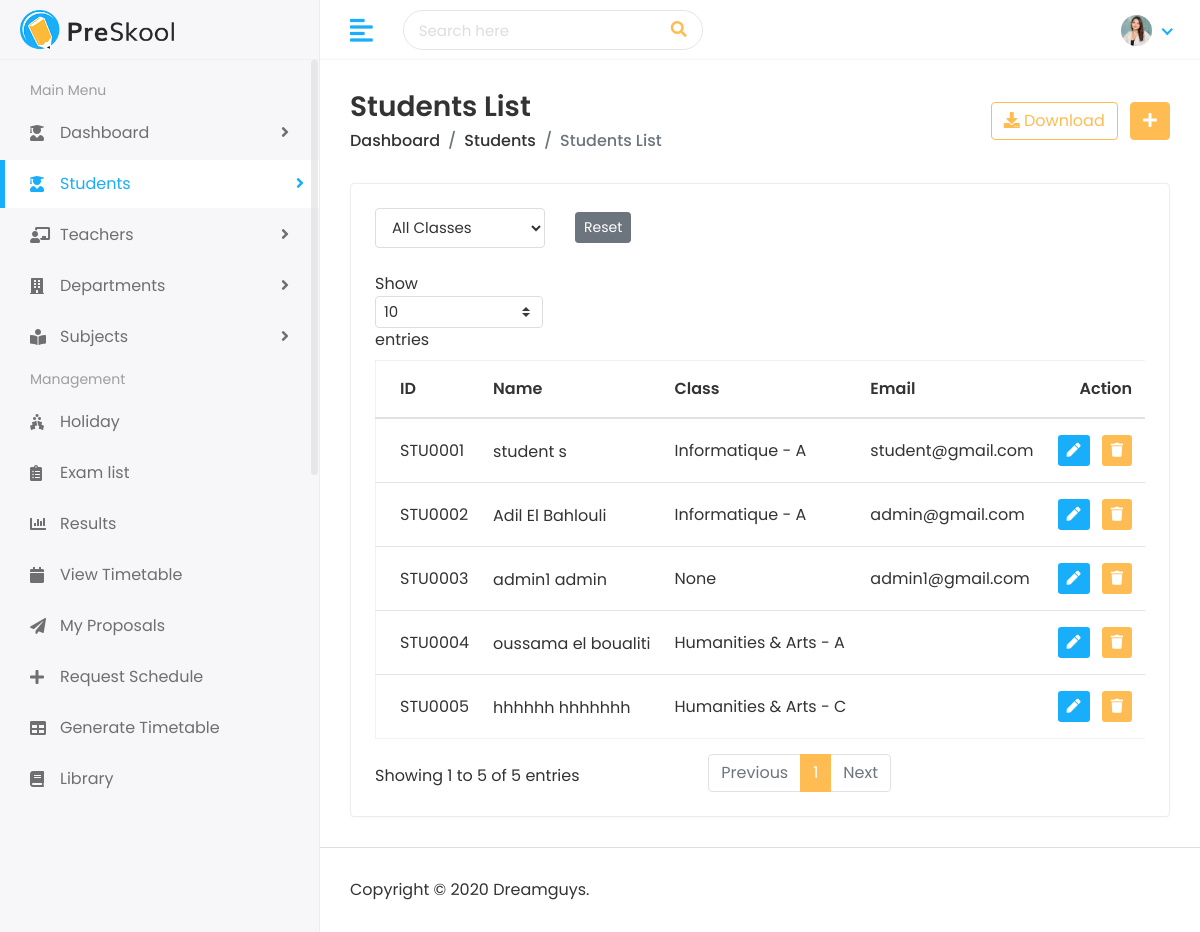
Page /student/ (signed in) on the earlier database version.
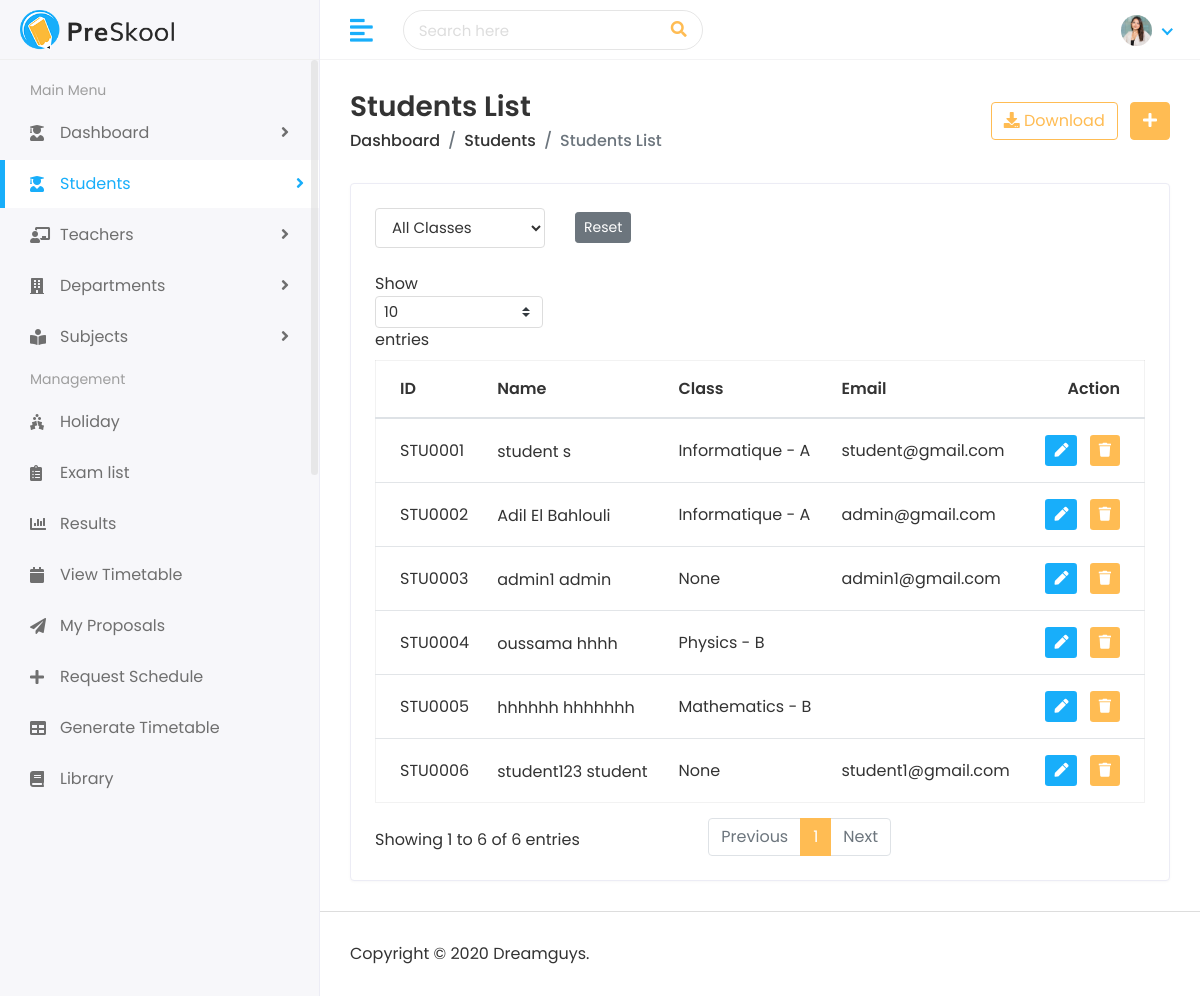
Same page on the later database version.
### student/models.py (models this page shows, shortened)
class Student(models.Model):
    parent = models.ForeignKey(Parent, on_delete=models.CASCADE, null=True, blank=True)
    user = models.OneToOneField(settings.AUTH_USER_MODEL, on_delete=models.SET_NULL, null=True, blank=True)
    first_name = models.CharField(max_length=100)
    last_name = models.CharField(max_length=100)
    student_id = models.CharField(max_length=200, blank=True)
    student_class = models.ForeignKey('academic.Class', null=True, on_delete=models.CASCADE)
    gender = models.CharField(
        max_length=10,
        choices=[('Male', 'Male'), ('Female', 'Female')]
    )
    date_of_birth = models.DateField(null=True, blank=True)
    joining_date = models.DateField(null=True, blank=True)
    mobile_number = models.CharField(max_length=15, null=True, blank=True)
    admission_number = models.CharField(max_length=20, null=True, blank=True)
    section = models.CharField(max_length=10, null=True, blank=True)
    student_image = models.ImageField(upload_to='students/', null=True, blank=True)
    @property
    def get_full_name(self):
        full_name = f"{self.first_name} {self.last_name}".strip()
        if not full_name and self.user:
            full_name = f"{self.user.first_name} {self.user.last_name}".strip()
        return full_name if full_name else f"Student ({self.student_id})"

### home_auth/models.py (models this page shows, shortened)
class CustomUser(AbstractUser):
    username = models.CharField(max_length=100, unique=True)
    email = models.EmailField(max_length=255, unique=True, db_index=True)
    is_authorized = models.BooleanField(default=False)
    login_token = models.CharField(max_length=6, blank=True, null=True)
    first_name = models.CharField(max_length=30, blank=True)
    last_name = models.CharField(max_length=30, blank=True)
    date_joined = models.DateTimeField(auto_now_add=True)
    is_student = models.BooleanField(default=False)
    is_admin = models.BooleanField(default=False)
    is_teacher = models.BooleanField(default=False)
    groups = models.ManyToManyField(
        'auth.Group',
        related_name=None,
        blank=True
    )
    user_permissions = models.ManyToManyField(
        'auth.Permission',
        related_name=None,
        blank=True
    )

### academic/models.py (models this page shows, shortened)
class Class(models.Model):
    name = models.CharField(max_length=50)
    department = models.ForeignKey(Department, on_delete=models.CASCADE)
    section = models.CharField(max_length=10)
    def __str__(self):
        return f"{self.department.name} - {self.name}"

class Department(models.Model):
    name = models.CharField(max_length=100)
    head_of_dept = models.ForeignKey(
        Teacher,
        on_delete=models.SET_NULL,
        null=True,
        related_name="managed_department"
    )

### student/views.py (the view)
# urls.py: path('', views.student_list, name='student_list'),
@login_required
def student_list(request):
    class_filter = request.GET.get('student_class', '')
    students = Student.objects.all().select_related('student_class', 'user')
    if class_filter:
        students = students.filter(student_class_id=class_filter)
    classes = Class.objects.all()
    return render(request, 'students/students.html', {
        'students': students,
        'classes': classes,
        'class_filter': class_filter
    })

### templates/students/students.html (shortened to what the changed rows need)
{% extends 'Home/base.html' %}
{% load static %}
{% block body %}
         <div class="page-wrapper">
            <div class="content container-fluid">
               <div class="row">
                  <div class="col-sm-12">
                     <div class="card card-table">
                        <div class="card-body">
                           <div class="filter-form mb-4">
                              <form method="GET" action="{% url 'student_list' %}" class="row align-items-center">
                              </form>
                           </div>
                           <div class="table-responsive">
                              <table class="table table-hover table-center mb-0 datatable">
                                 <thead>
                                    <tr>
                                       <th>ID</th>
                                       <th>Name</th>
                                       <th>Class</th>
                                       <th>Email</th>
                                       {% if user.is_authenticated and user.is_admin or user.is_authenticated and user.is_teacher %}
                                       <th class="text-right">Action</th>
                                       {% endif %}
                                    </tr>
                                 </thead>
                                 <tbody>
                                    {% for student in students %}
                                    <tr>
                                       <td>{{ student.student_id}}</td>
                                       <td>
                                          <h2 class="table-avatar">
                                             <a href="{% url 'view_student' student.student_id %}">{{ student.get_full_name }}</a>
                                          </h2>
                                       </td>
                                       <td>{{ student.student_class }}</td>
                                       <td>{{ student.user.email }}</td>
                                       {% if user.is_authenticated and user.is_admin or user.is_authenticated and user.is_teacher %}
                                       <td class="text-right">
                                          <div class="actions">
                                             <a href="{% url 'edit_student' student.student_id %}" class="btn btn-sm bg-success-light mr-2">
                                                 <i class="fas fa-pen"></i>
                                             </a>
                                             <form action="{% url 'delete_student' student.student_id %}" method="POST" style="display:inline;">
                                                 <button type="submit" class="btn btn-sm bg-danger-light" onclick="return confirm('Are you sure you want to delete this student?');">
                                                     <i class="fas fa-trash"></i>
                                                 </button>
                                             </form>
                                         </div>
                                       </td>
                                       {% endif %}
                                    </tr>
                                    {% endfor %}
                                 </tbody>
                              </table>
                           </div>
                        </div>
                     </div>
                  </div>
               </div>
            </div>
         </div>
      </div>
   </body>
</html>
{% endblock %}

Differences in the rows shown:
changed Student "STU0004": get_full_name "oussama el boualiti" → "oussama hhhh"; student_class "Humanities & Arts - A" → "Physics - B"
changed Student "STU0005": student_class "Humanities & Arts - C" → "Mathematics - B"
added Student: student_id "STU0006", get_full_name "student123 student", student_class "None", user.email "student1@gmail.com"
Other differences:
text written by a page script: "Show entries Showing 1 to 5 of 5 entries Previous 1 Next" → "Show entries Showing 1 to 6 of 6 entries Previous 1 Next"
